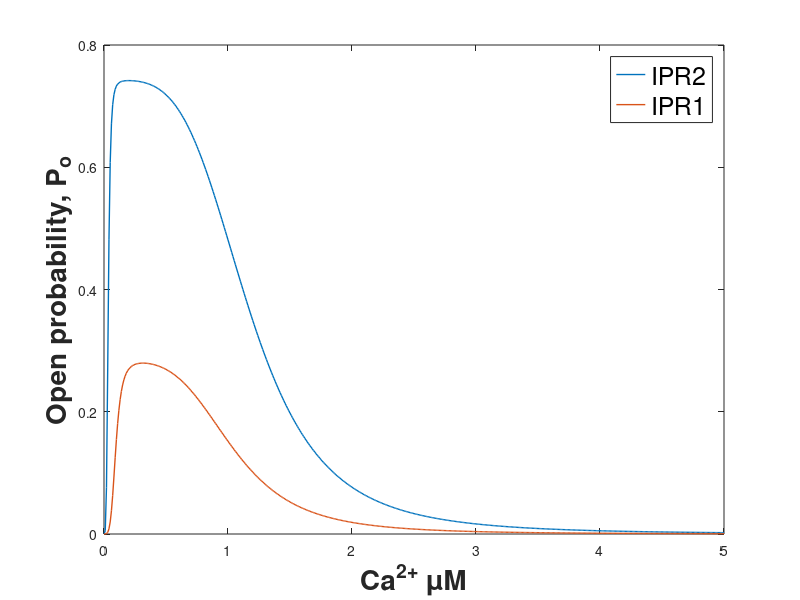

MATLAB code to generate this figure:
clear all
close all
clc

% Open probability of IPR

% Parameters
% IPR2
Kh = 0.08; Kc = 0.5; Kp = 0.1; Kb = 0.3;

% IPR1
Kh1 = 0.11; Kc1 = 0.9; Kp1 = 0.3; Kb1 = 0.5;


p = 10;
c = 0:0.01:5;

% Functions
% IPR2
m_a = c.^4./(Kc^4 + c.^4);
m_b = m_a;
h_a = Kh^4./(Kh^4 + c.^4);
h_inf = h_a;
h = h_inf;
b = p.^2./(Kp^2 + p.^2);
a = 1- b;
Beta = b.*m_b.*h;
Alpha = a.*(1-(m_a.*h_a));

Po = Beta./(Beta + Kb.*(Beta + Alpha));

% IPR1
m_a1 = c.^4./(Kc1^4 + c.^4);
m_b1 = m_a1;
h_a1 = Kh1^4./(Kh1^4 + c.^4);
h_inf1 = h_a1;
h1 = h_inf1;
b1 = p.^2./(Kp1^2 + p.^2);
a1 = 1- b1;
Beta1 = b1.*m_b1.*h1;
Alpha1 = a1.*(1-(m_a1.*h_a1));

Po1 = Beta1./(Beta1 + Kb1.*(Beta1 + Alpha1));

% Plots

figure(1)
plot(c,Po,'LineWidth',1);
hold on
plot(c,Po1,'LineWidth',1);
legend({'IPR2','IPR1'}, 'Fontsize',18);
xlabel('Ca^{2+} \muM','Fontsize',20,'Fontweight','b')
ylabel('Open probability, P_o','Fontsize',20,'Fontweight','b')